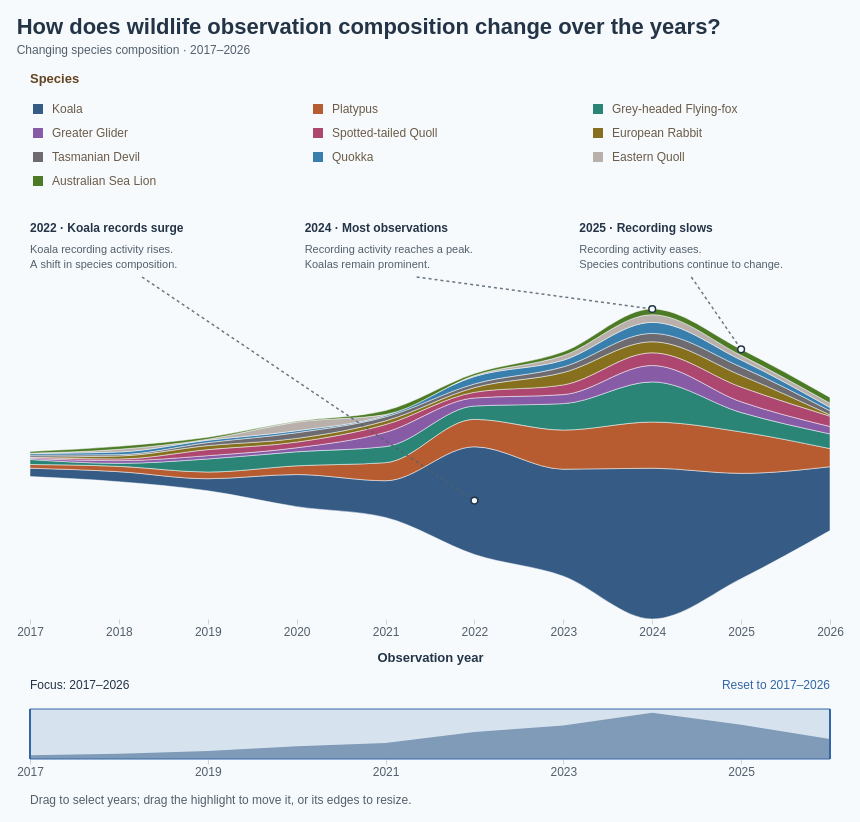

Write the Vega-Lite specification saved for this chart.
### Vega specification from a JSON file in a GitHub repository (floating-point values rounded to 4 significant figures)
{"$schema": "https://vega.github.io/schema/vega/v5.json", "description": "Streamgraph of wildlife observation composition in 2017–2026, showing the top ten species selected within the selected observation years, with 4,139 records in the displayed ten available years. Source: Dataset/observations-794195.csv. Species selected by observation count in the selected years; subspecies combined by the first two scientific-name components. Includes records without coordinates. Zero-count species-years retained. Annual counts use observation dates. A centered stack gives a streamgraph: band thickness represents observation count; vertical band position has no numeric meaning. Monotone interpolation smoothly connects the recorded annual values; curves between years are visual interpolation, not additional observations. Tooltip shares use the total of the displayed ten species in the given year. Hover or click bands or legend to highlight; click again, Clear highlight, or Escape clears selection. Counts reflect recording activity, not animal abundance. Drag outside the highlighted overview range to select years; drag the highlight to move the range, or drag either edge to resize it. Use Reset to restore 2017–2026. Legend totals cover the full period. Species colours match the ten-species palette in BumpChart.vg.json; species selection uses the selected years; annual counts and legend totals cover 2017–2026. Three in-chart annotations highlight the 2022 Koala increase, the 2024 annual-total peak, and the 2025 decline; anchors use the current centered stack and annotations hide when their year is outside the focus range. Uses the 10 most recent available observation years (2017–2026), including partial 2026.", "width": 800, "height": 400, "padding": 16, "background": "#f7fafc", "title": {"text": "How does wildlife observation composition change over the years?", "subtitle": ["Changing species composition · 2017–2026"], "anchor": "start", "font": "Arial", "fontSize": 22, "color": "#243447", "subtitleFont": "Arial", "subtitleFontSize": 12, "subtitleColor": "#52606d", "offset": 16, "subtitlePadding": 6, "subtitleLineHeight": 16, "fontWeight": "bold"}, "signals": [{"name": "pointerScale", "value": 1}, {"name": "pointerOffset", "value": 0}, {"name": "minYear", "value": 2017}, {"name": "maxYear", "value": 2026}, {"name": "brushDragStart", "value": {"year": 2017, "range": [2017, 2026]}, "on": [{"events": "@brushSelection:mousedown, @brushHandle0:mousedown, @brushHandle1:mousedown", "update": "{year: invert('overviewX', ((x() + pointerOffset) / pointerScale - pointerOffset)), range: slice(yearRange), mode: (yearRange[0] === minYear && yearRange[1] === maxYear) || event.shiftKey ? 'new' : 'move'}"}]}, {"name": "yearRange", "value": [2017, 2026], "on": [{"events": "@brushTarget:mousedown", "update": "[round(clamp(invert('overviewX', ((x() + pointerOffset) / pointerScale - pointerOffset)), minYear, maxYear)), round(clamp(invert('overviewX', ((x() + pointerOffset) / pointerScale - pointerOffset)), minYear, maxYear))]"}, {"events": "@brushSelection:mousedown", "update": "(yearRange[0] === minYear && yearRange[1] === maxYear) || event.shiftKey ? [round(clamp(invert('overviewX', ((x() + pointerOffset) / pointerScale - pointerOffset)), minYear, maxYear)), round(clamp(invert('overviewX', ((x() + pointerOffset) / pointerScale - pointerOffset)), minYear, maxYear))] : yearRange"}, {"events": "[@brushTarget:mousedown, window:mouseup] > window:mousemove!", "update": "[min(brushAnchor, round(clamp(invert('overviewX', ((x() + pointerOffset) / pointerScale - pointerOffset)), minYear, maxYear))), max(brushAnchor, round(clamp(invert('overviewX', ((x() + pointerOffset) / pointerScale - pointerOffset)), minYear, maxYear)))]"}, {"events": "[@brushSelection:mousedown, window:mouseup] > window:mousemove!", "update": "brushDragStart.mode === 'new' ? [min(round(brushDragStart.year), round(clamp(invert('overviewX', ((x() + pointerOffset) / pointerScale - pointerOffset)), minYear, maxYear))), max(round(brushDragStart.year), round(clamp(invert('overviewX', ((x() + pointerOffset) / pointerScale - pointerOffset)), minYear, maxYear)))] : [brushDragStart.range[0] + clamp(round(invert('overviewX', ((x() + pointerOffset) / pointerScale - pointerOffset)) - brushDragStart.year), minYear - brushDragStart.range[0], maxYear - brushDragStart.range[1]), brushDragStart.range[1] + clamp(round(invert('overviewX', ((x() + pointerOffset) / pointerScale - pointerOffset)) - brushDragStart.year), minYear - brushDragStart.range[0], maxYear - brushDragStart.range[1])]"}, {"events": "[@brushHandle0:mousedown, window:mouseup] > window:mousemove!", "update": "[round(clamp(invert('overviewX', ((x() + pointerOffset) / pointerScale - pointerOffset)), minYear, brushDragStart.range[1])), brushDragStart.range[1]]"}, {"events": "[@brushHandle1:mousedown, window:mouseup] > window:mousemove!", "update": "[brushDragStart.range[0], round(clamp(invert('overviewX', ((x() + pointerOffset) / pointerScale - pointerOffset)), brushDragStart.range[0], maxYear))]"}, {"events": "@resetYears:click", "update": "[minYear, maxYear]"}]}, {"name": "brushAnchor", "value": 2017, "on": [{"events": "@brushTarget:mousedown", "update": "round(clamp(invert('overviewX', ((x() + pointerOffset) / pointerScale - pointerOffset)), minYear, maxYear))"}]}, {"name": "hoveredSpecies", "value": null, "on": [{"events": "@speciesAreas:mouseover, @yearPoints:mouseover, @legendSymbols:mouseover, @legendLabels:mouseover", "update": "datum.species"}, {"events": "@speciesAreas:mouseout, @yearPoints:mouseout, @legendSymbols:mouseout, @legendLabels:mouseout", "update": "null"}]}, {"name": "selectedSpecies", "value": null, "on": [{"events": "@speciesAreas:click, @yearPoints:click, @legendSymbols:click, @legendLabels:click", "update": "selectedSpecies == datum.species ? null : datum.species"}, {"events": "window:keydown[event.key === 'Escape']", "update": "null"}]}, {"name": "activeSpecies", "update": "hoveredSpecies != null ? hoveredSpecies : selectedSpecies"}, {"name": "legendColumnWidth", "value": 280}, {"name": "legendSymbolSize", "value": 100}], "data": [{"name": "annualCounts", "values": [{"year": 2017, "species": "Koala", "count": 25, "order": 0}, {"year": 2017, "species": "Platypus", "count": 11, "order": 1}, {"year": 2017, "species": "Grey-headed Flying-fox", "count": 15, "order": 2}, {"year": 2017, "species": "Greater Glider", "count": 3, "order": 3}, {"year": 2017, "species": "Spotted-tailed Quoll", "count": 3, "order": 4}, {"year": 2017, "species": "European Rabbit", "count": 1, "order": 5}, {"year": 2017, "species": "Tasmanian Devil", "count": 6, "order": 6}, {"year": 2017, "species": "Quokka", "count": 5, "order": 7}, {"year": 2017, "species": "Eastern Quoll", "count": 1, "order": 8}, {"year": 2017, "species": "Australian Sea Lion", "count": 5, "order": 9}, {"year": 2018, "species": "Koala", "count": 30, "order": 0}, {"year": 2018, "species": "Platypus", "count": 16, "order": 1}, {"year": 2018, "species": "Grey-headed Flying-fox", "count": 9, "order": 2}, {"year": 2018, "species": "Greater Glider", "count": 8, "order": 3}, {"year": 2018, "species": "Spotted-tailed Quoll", "count": 5, "order": 4}, {"year": 2018, "species": "European Rabbit", "count": 9, "order": 5}, {"year": 2018, "species": "Tasmanian Devil", "count": 4, "order": 6}, {"year": 2018, "species": "Quokka", "count": 8, "order": 7}, {"year": 2018, "species": "Eastern Quoll", "count": 8, "order": 8}, {"year": 2018, "species": "Australian Sea Lion", "count": 9, "order": 9}, {"year": 2019, "species": "Koala", "count": 36, "order": 0}, {"year": 2019, "species": "Platypus", "count": 20, "order": 1}, {"year": 2019, "species": "Grey-headed Flying-fox", "count": 39, "order": 2}, {"year": 2019, "species": "Greater Glider", "count": 10, "order": 3}, {"year": 2019, "species": "Spotted-tailed Quoll", "count": 18, "order": 4}, {"year": 2019, "species": "European Rabbit", "count": 12, "order": 5}, {"year": 2019, "species": "Tasmanian Devil", "count": 9, "order": 6}, {"year": 2019, "species": "Quokka", "count": 7, "order": 7}, {"year": 2019, "species": "Eastern Quoll", "count": 3, "order": 8}, {"year": 2019, "species": "Australian Sea Lion", "count": 6, "order": 9}, {"year": 2020, "species": "Koala", "count": 96, "order": 0}, {"year": 2020, "species": "Platypus", "count": 26, "order": 1}, {"year": 2020, "species": "Grey-headed Flying-fox", "count": 42, "order": 2}, {"year": 2020, "species": "Greater Glider", "count": 12, "order": 3}, {"year": 2020, "species": "Spotted-tailed Quoll", "count": 17, "order": 4}, {"year": 2020, "species": "European Rabbit", "count": 11, "order": 5}, {"year": 2020, "species": "Tasmanian Devil", "count": 17, "order": 6}, {"year": 2020, "species": "Quokka", "count": 6, "order": 7}, {"year": 2020, "species": "Eastern Quoll", "count": 26, "order": 8}, {"year": 2020, "species": "Australian Sea Lion", "count": 2, "order": 9}, {"year": 2021, "species": "Koala", "count": 110, "order": 0}, {"year": 2021, "species": "Platypus", "count": 54, "order": 1}, {"year": 2021, "species": "Grey-headed Flying-fox", "count": 48, "order": 2}, {"year": 2021, "species": "Greater Glider", "count": 43, "order": 3}, {"year": 2021, "species": "Spotted-tailed Quoll", "count": 23, "order": 4}, {"year": 2021, "species": "European Rabbit", "count": 11, "order": 5}, {"year": 2021, "species": "Tasmanian Devil", "count": 12, "order": 6}, {"year": 2021, "species": "Quokka", "count": 4, "order": 7}, {"year": 2021, "species": "Eastern Quoll", "count": 3, "order": 8}, {"year": 2021, "species": "Australian Sea Lion", "count": 12, "order": 9}, {"year": 2022, "species": "Koala", "count": 322, "order": 0}, {"year": 2022, "species": "Platypus", "count": 82, "order": 1}, {"year": 2022, "species": "Grey-headed Flying-fox", "count": 40, "order": 2}, {"year": 2022, "species": "Greater Glider", "count": 24, "order": 3}, {"year": 2022, "species": "Spotted-tailed Quoll", "count": 17, "order": 4}, {"year": 2022, "species": "European Rabbit", "count": 14, "order": 5}, {"year": 2022, "species": "Tasmanian Devil", "count": 11, "order": 6}, {"year": 2022, "species": "Quokka", "count": 22, "order": 7}, {"year": 2022, "species": "Eastern Quoll", "count": 3, "order": 8}, {"year": 2022, "species": "Australian Sea Lion", "count": 6, "order": 9}, {"year": 2023, "species": "Koala", "count": 320, "order": 0}, {"year": 2023, "species": "Platypus", "count": 117, "order": 1}, {"year": 2023, "species": "Grey-headed Flying-fox", "count": 79, "order": 2}, {"year": 2023, "species": "Greater Glider", "count": 27, "order": 3}, {"year": 2023, "species": "Spotted-tailed Quoll", "count": 29, "order": 4}, {"year": 2023, "species": "European Rabbit", "count": 37, "order": 5}, {"year": 2023, "species": "Tasmanian Devil", "count": 17, "order": 6}, {"year": 2023, "species": "Quokka", "count": 20, "order": 7}, {"year": 2023, "species": "Eastern Quoll", "count": 14, "order": 8}, {"year": 2023, "species": "Australian Sea Lion", "count": 11, "order": 9}, {"year": 2024, "species": "Koala", "count": 451, "order": 0}, {"year": 2024, "species": "Platypus", "count": 138, "order": 1}, {"year": 2024, "species": "Grey-headed Flying-fox", "count": 120, "order": 2}, {"year": 2024, "species": "Greater Glider", "count": 49, "order": 3}, {"year": 2024, "species": "Spotted-tailed Quoll", "count": 38, "order": 4}, {"year": 2024, "species": "European Rabbit", "count": 33, "order": 5}, {"year": 2024, "species": "Tasmanian Devil", "count": 25, "order": 6}, {"year": 2024, "species": "Quokka", "count": 33, "order": 7}, {"year": 2024, "species": "Eastern Quoll", "count": 23, "order": 8}, {"year": 2024, "species": "Australian Sea Lion", "count": 17, "order": 9}, {"year": 2025, "species": "Koala", "count": 315, "order": 0}, {"year": 2025, "species": "Platypus", "count": 124, "order": 1}, {"year": 2025, "species": "Grey-headed Flying-fox", "count": 58, "order": 2}, {"year": 2025, "species": "Greater Glider", "count": 32, "order": 3}, {"year": 2025, "species": "Spotted-tailed Quoll", "count": 44, "order": 4}, {"year": 2025, "species": "European Rabbit", "count": 35, "order": 5}, {"year": 2025, "species": "Tasmanian Devil", "count": 25, "order": 6}, {"year": 2025, "species": "Quokka", "count": 21, "order": 7}, {"year": 2025, "species": "Eastern Quoll", "count": 14, "order": 8}, {"year": 2025, "species": "Australian Sea Lion", "count": 18, "order": 9}, {"year": 2026, "species": "Koala", "count": 191, "order": 0}, {"year": 2026, "species": "Platypus", "count": 54, "order": 1}, {"year": 2026, "species": "Grey-headed Flying-fox", "count": 44, "order": 2}, {"year": 2026, "species": "Greater Glider", "count": 22, "order": 3}, {"year": 2026, "species": "Spotted-tailed Quoll", "count": 31, "order": 4}, {"year": 2026, "species": "European Rabbit", "count": 4, "order": 5}, {"year": 2026, "species": "Tasmanian Devil", "count": 12, "order": 6}, {"year": 2026, "species": "Quokka", "count": 10, "order": 7}, {"year": 2026, "species": "Eastern Quoll", "count": 13, "order": 8}, {"year": 2026, "species": "Australian Sea Lion", "count": 17, "order": 9}]}, {"name": "legendEntries", "values": [{"species": "Koala", "order": 0, "total": 1896}, {"species": "Platypus", "order": 1, "total": 642}, {"species": "Grey-headed Flying-fox", "order": 2, "total": 494}, {"species": "Greater Glider", "order": 3, "total": 230}, {"species": "Spotted-tailed Quoll", "order": 4, "total": 225}, {"species": "European Rabbit", "order": 5, "total": 167}, {"species": "Tasmanian Devil", "order": 6, "total": 138}, {"species": "Quokka", "order": 7, "total": 136}, {"species": "Eastern Quoll", "order": 8, "total": 108}, {"species": "Australian Sea Lion", "order": 9, "total": 103}]}, {"name": "focusedCounts", "source": "annualCounts", "transform": [{"type": "filter", "expr": "datum.year >= yearRange[0] && datum.year <= yearRange[1]"}, {"type": "joinaggregate", "groupby": ["year"], "fields": ["count"], "ops": ["sum"], "as": ["yearTotal"]}, {"type": "stack", "groupby": ["year"], "field": "count", "sort": {"field": "order", "order": "ascending"}, "as": ["y0", "y1"], "offset": "center"}]}, {"name": "yearTotals", "source": "annualCounts", "transform": [{"type": "aggregate", "groupby": ["year"], "fields": ["count"], "ops": ["sum"], "as": ["total"]}]}, {"name": "insightAnnotations", "source": "focusedCounts", "transform": [{"type": "filter", "expr": "(datum.year == 2022 && datum.species == 'Koala') || ((datum.year == 2024 || datum.year == 2025) && datum.order == 9)"}, {"type": "formula", "expr": "datum.year == 2022 ? 0 : datum.year == 2024 ? width / 3 + 8 : 2 * width / 3 + 16", "as": "labelX"}, {"type": "formula", "expr": "datum.year == 2022 ? '2022 · Koala records surge' : datum.year == 2024 ? '2024 · Most observations' : '2025 · Recording slows'", "as": "heading"}, {"type": "formula", "expr": "datum.year == 2022 ? 'Koala recording activity rises.' : datum.year == 2024 ? 'Recording activity reaches a peak.' : 'Recording activity eases.'", "as": "detail"}, {"type": "formula", "expr": "datum.year == 2022 ? 'A shift in species composition.' : datum.year == 2024 ? 'Koalas remain prominent.' : 'Species contributions continue to change.'", "as": "detail2"}, {"type": "formula", "expr": "datum.year == 2022 ? (datum.y0 + datum.y1) / 2 : datum.y1", "as": "anchorY"}]}], "scales": [{"name": "x", "type": "linear", "domain": {"signal": "yearRange[0] === yearRange[1] ? [yearRange[0] - 0.5, yearRange[1] + 0.5] : yearRange"}, "range": "width", "zero": false, "nice": false}, {"name": "y", "type": "linear", "domain": {"data": "focusedCounts", "fields": ["y0", "y1"]}, "range": [{"signal": "height"}, 90], "zero": true, "nice": false}, {"name": "color", "type": "ordinal", "domain": ["Koala", "Platypus", "Grey-headed Flying-fox", "Greater Glider", "Spotted-tailed Quoll", "European Rabbit", "Quokka", "Tasmanian Devil", "Eastern Barred Bandicoot", "Numbat", "Australian Sea Lion", "Eastern Quoll"], "range": ["#365B85", "#B65C30", "#2A8576", "#885BA6", "#AD4770", "#86701D", "#397FAD", "#6D6B70", "#C17A24", "#5146A0", "#4D7A24", "#bab0ab"]}, {"name": "overviewX", "type": "linear", "domain": [2017, 2026], "range": "width", "zero": false}, {"name": "overviewY", "type": "linear", "domain": {"data": "yearTotals", "field": "total"}, "range": [{"signal": "height + 140"}, {"signal": "height + 90"}], "zero": true, "nice": true}], "axes": [{"scale": "x", "orient": "bottom", "title": "Observation year", "format": "d", "labelOverlap": true, "domain": false, "tickColor": "#c9d4df", "labelColor": "#52606d", "titleColor": "#243447", "titlePadding": 14, "tickCount": {"signal": "min(10, yearRange[1] - yearRange[0] + 1)"}, "tickMinStep": 1}, {"scale": "overviewX", "orient": "bottom", "offset": 140, "format": "d", "tickCount": 8, "labelOverlap": true, "title": null, "values": [2017, 2018, 2019, 2020, 2021, 2022, 2023, 2024, 2025, 2026], "domain": false, "tickColor": "#c9d4df", "labelColor": "#52606d"}], "marks": [{"name": "series", "type": "group", "from": {"facet": {"name": "seriesData", "data": "focusedCounts", "groupby": "species"}}, "marks": [{"name": "speciesAreas", "type": "area", "encode": {"update": {"x": {"scale": "x", "field": "year"}, "y": {"scale": "y", "field": "y1"}, "y2": {"scale": "y", "field": "y0"}, "fill": {"scale": "color", "field": "species"}, "fillOpacity": {"signal": "activeSpecies == null || activeSpecies == datum.species ? 1 : 0.16"}, "stroke": {"value": "#f7fafc"}, "strokeWidth": {"value": 0.5}, "cursor": {"value": "pointer"}, "tooltip": {"signal": "{'Species': datum.species, 'Year': datum.year, 'Observations': datum.count, 'Top 10 species in year': datum.yearTotal, 'Share of top 10 in year': datum.yearTotal ? format(datum.count / datum.yearTotal, '.1%') : 'No observations'}"}, "interpolate": {"value": "monotone"}, "description": {"signal": "datum.species + ', ' + datum.year + ': ' + datum.count + ' observations, ' + format(datum.count / datum.yearTotal, '.1%') + ' of the top ten species'"}}}, "from": {"data": "seriesData"}, "sort": {"field": "datum.year"}}]}, {"name": "yearPoints", "type": "symbol", "encode": {"update": {"x": {"scale": "x", "field": "year"}, "y": {"signal": "scale('y', (datum.y0 + datum.y1) / 2)"}, "size": {"value": 65}, "fill": {"scale": "color", "field": "species"}, "opacity": {"signal": "yearRange[0] == yearRange[1] ? (activeSpecies == null || activeSpecies == datum.species ? 1 : 0.16) : 0"}, "stroke": {"value": "#f7fafc"}, "strokeWidth": {"value": 1.5}, "cursor": {"value": "pointer"}, "tooltip": {"signal": "{'Species': datum.species, 'Year': datum.year, 'Observations': datum.count, 'Top 10 species in year': datum.yearTotal, 'Share of top 10 in year': datum.yearTotal ? format(datum.count / datum.yearTotal, '.1%') : 'No observations'}"}}}, "from": {"data": "focusedCounts"}}, {"name": "insightLeaders", "type": "rule", "interactive": false, "from": {"data": "insightAnnotations"}, "encode": {"update": {"x": {"signal": "datum.labelX + 112"}, "y": {"value": 58}, "x2": {"scale": "x", "field": "year"}, "y2": {"scale": "y", "field": "anchorY"}, "stroke": {"value": "#52606d"}, "strokeWidth": {"value": 1.5}, "strokeDash": {"value": [3, 3]}, "opacity": {"value": 0.85}}}}, {"name": "insightAnchors", "type": "symbol", "interactive": false, "from": {"data": "insightAnnotations"}, "encode": {"update": {"x": {"scale": "x", "field": "year"}, "y": {"scale": "y", "field": "anchorY"}, "size": {"value": 45}, "fill": {"value": "#f7fafc"}, "stroke": {"value": "#243447"}, "strokeWidth": {"value": 1.5}}}}, {"name": "insightHeadings", "type": "text", "interactive": false, "from": {"data": "insightAnnotations"}, "encode": {"update": {"x": {"field": "labelX"}, "y": {"value": 4}, "baseline": {"value": "top"}, "text": {"field": "heading"}, "fontSize": {"value": 12}, "fontWeight": {"value": "bold"}, "fill": {"value": "#243447"}}}}, {"name": "insightDetails", "type": "text", "interactive": false, "from": {"data": "insightAnnotations"}, "encode": {"update": {"x": {"field": "labelX"}, "y": {"value": 25}, "baseline": {"value": "top"}, "text": {"field": "detail"}, "fontSize": {"value": 11}, "fill": {"value": "#52606d"}}}}, {"name": "insightDetailsSecondLine", "type": "text", "interactive": false, "from": {"data": "insightAnnotations"}, "encode": {"update": {"x": {"field": "labelX"}, "y": {"value": 40}, "baseline": {"value": "top"}, "text": {"field": "detail2"}, "fontSize": {"value": 11}, "fill": {"value": "#52606d"}}}}, {"name": "legendTitle", "type": "text", "encode": {"update": {"x": {"value": 0}, "y": {"value": -136}, "text": {"value": "Species"}, "fontWeight": {"value": "bold"}, "fill": {"value": "#634320"}, "fontSize": {"value": 13}, "font": {"value": "Arial"}}}, "interactive": false}, {"name": "legendSymbols", "type": "symbol", "encode": {"update": {"x": {"signal": "8 + (datum.order % 3) * legendColumnWidth"}, "y": {"signal": "-110 + floor(datum.order / 3) * 24"}, "shape": {"value": "square"}, "size": {"signal": "legendSymbolSize"}, "fill": {"scale": "color", "field": "species"}, "opacity": {"signal": "activeSpecies == null || activeSpecies == datum.species ? 1 : 0.16"}, "stroke": {"signal": "selectedSpecies == datum.species ? '#243447' : 'transparent'"}, "strokeWidth": {"value": 2}, "cursor": {"value": "pointer"}, "tooltip": {"signal": "{'Species': datum.species, 'Observations (2017–2026)': datum.total}"}}}, "from": {"data": "legendEntries"}}, {"name": "legendLabels", "type": "text", "encode": {"update": {"x": {"signal": "22 + (datum.order % 3) * legendColumnWidth"}, "y": {"signal": "-110 + floor(datum.order / 3) * 24"}, "baseline": {"value": "middle"}, "text": {"field": "species"}, "fontSize": {"value": 12}, "fill": {"value": "#6a5b49"}, "opacity": {"signal": "activeSpecies == null || activeSpecies == datum.species ? 1 : 0.16"}, "fontWeight": {"signal": "selectedSpecies == datum.species ? 'bold' : 'normal'"}, "cursor": {"value": "pointer"}, "font": {"value": "Arial"}}}, "from": {"data": "legendEntries"}}, {"name": "focusLabel", "type": "text", "encode": {"update": {"x": {"value": 0}, "y": {"signal": "height + 70"}, "text": {"signal": "'Focus: ' + yearRange[0] + '–' + yearRange[1]"}, "fontSize": {"value": 12}, "fill": {"value": "#243447"}}}, "interactive": false}, {"name": "overview", "type": "area", "encode": {"update": {"x": {"scale": "overviewX", "field": "year"}, "y": {"scale": "overviewY", "field": "total"}, "y2": {"signal": "height + 140"}, "fill": {"value": "#8fa6bb"}}}, "interactive": false, "sort": {"field": "datum.year"}, "from": {"data": "yearTotals"}}, {"name": "brushTarget", "type": "rect", "encode": {"update": {"x": {"value": 0}, "width": {"signal": "width"}, "y": {"signal": "height + 90"}, "height": {"value": 50}, "fill": {"value": "transparent"}, "cursor": {"value": "crosshair"}}}}, {"name": "brushSelection", "type": "rect", "encode": {"update": {"x": {"signal": "max(0, scale('overviewX', yearRange[0]) - (yearRange[0] === yearRange[1] ? 8 : 0))"}, "x2": {"signal": "min(width, scale('overviewX', yearRange[1]) + (yearRange[0] === yearRange[1] ? 8 : 0))"}, "y": {"signal": "height + 90"}, "y2": {"signal": "height + 140"}, "fill": {"value": "#3366a6"}, "fillOpacity": {"value": 0.16}, "stroke": {"value": "#3366a6"}, "cursor": {"signal": "yearRange[0] === minYear && yearRange[1] === maxYear ? 'crosshair' : 'move'"}}}, "interactive": true}, {"name": "brushEdge0", "type": "rule", "encode": {"update": {"x": {"signal": "scale('overviewX', yearRange[0])"}, "y": {"signal": "height + 90"}, "y2": {"signal": "height + 140"}, "stroke": {"value": "#3366a6"}, "strokeWidth": {"value": 2}}}, "interactive": false}, {"name": "brushEdge1", "type": "rule", "encode": {"update": {"x": {"signal": "scale('overviewX', yearRange[1])"}, "y": {"signal": "height + 90"}, "y2": {"signal": "height + 140"}, "stroke": {"value": "#3366a6"}, "strokeWidth": {"value": 2}}}, "interactive": false}, {"name": "brushHandle0", "type": "rect", "encode": {"update": {"x": {"signal": "scale('overviewX', yearRange[0]) - 5"}, "width": {"value": 10}, "y": {"signal": "height + 90"}, "height": {"value": 50}, "fill": {"value": "transparent"}, "cursor": {"value": "ew-resize"}}}}, {"name": "brushHandle1", "type": "rect", "encode": {"update": {"x": {"signal": "scale('overviewX', yearRange[1]) - 5"}, "width": {"value": 10}, "y": {"signal": "height + 90"}, "height": {"value": 50}, "fill": {"value": "transparent"}, "cursor": {"value": "ew-resize"}}}}, {"name": "resetYears", "type": "text", "encode": {"update": {"x": {"signal": "width"}, "y": {"signal": "height + 70"}, "text": {"value": "Reset to 2017–2026"}, "fill": {"value": "#3366a6"}, "fontSize": {"value": 12}, "cursor": {"value": "pointer"}, "align": {"value": "right"}, "baseline": {"value": "alphabetic"}}}}, {"name": "brushInstructions", "type": "text", "interactive": false, "encode": {"update": {"x": {"value": 0}, "y": {"signal": "height + 185"}, "text": {"value": "Drag to select years; drag the highlight to move it, or its edges to resize."}, "fontSize": {"value": 12}, "fill": {"value": "#52606d"}}}}], "config": {"text": {"font": "Arial"}, "axis": {"labelFont": "Arial", "titleFont": "Arial", "labelFontSize": 12, "titleFontSize": 13, "labelColor": "#52606d", "titleColor": "#243447", "titlePadding": 12, "domainColor": "#bac7d3", "tickColor": "#bac7d3"}, "legend": {"labelFont": "Arial", "titleFont": "Arial", "labelFontSize": 12, "titleFontSize": 13, "titleFontWeight": "bold", "labelColor": "#6a5b49", "titleColor": "#634320", "symbolType": "square", "symbolSize": 100, "rowPadding": 8, "columnPadding": 24, "labelOffset": 8}}, "usermeta": {"observationWindow": {"source": "Dataset/observations-794195.csv", "dateField": "observed_on", "years": [2017, 2018, 2019, 2020, 2021, 2022, 2023, 2024, 2025, 2026], "yearCount": 10, "includesPartialLatestYear": true}}}
